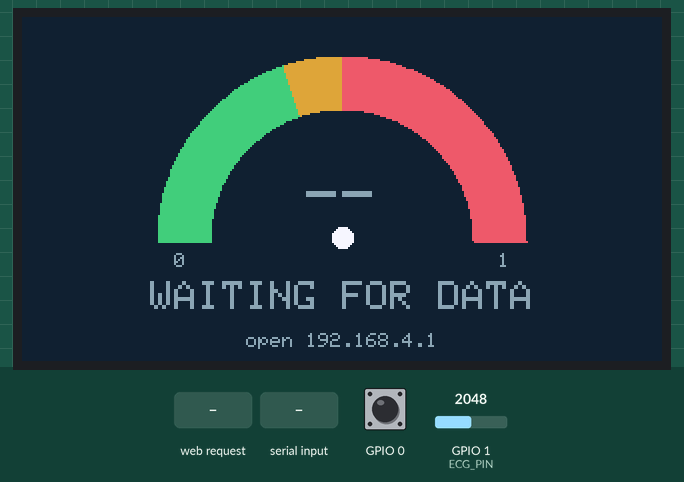
The program below on a simulated ESP32-S3. On the bench: 320×172 colour display. Inputs (shaded band) come from the test bench; at power-on: GPIO 0 HIGH, GPIO 1 (ECG_PIN) = 2048 (analog values on the 0–4095 scale). Storage starts empty; EEPROM starts erased; what the program prints to the serial monitor is not drawn.

Above: at 7.4 s.
7.5 s: HTTP request GET /api/demo received
At 8.9 s:
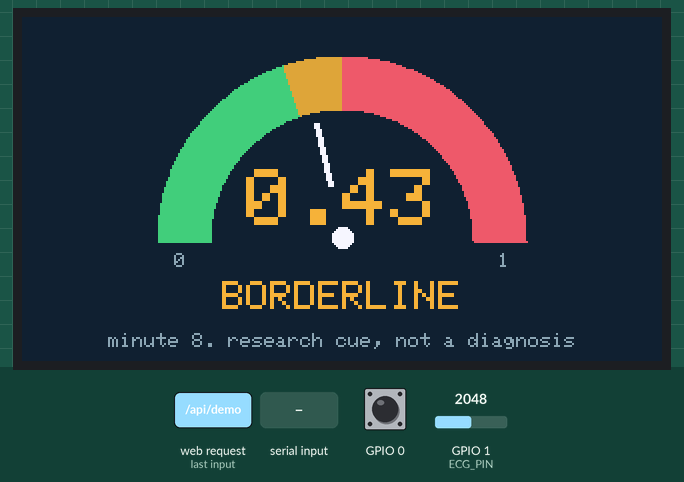
9.4 s: "r90\n" received over Serial
At 10.2 s:
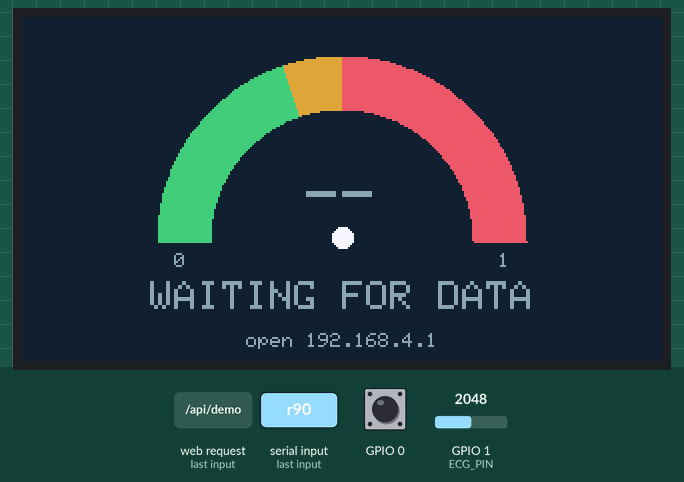
11.0 s: "d90\n" received over Serial
At 12.6 s:
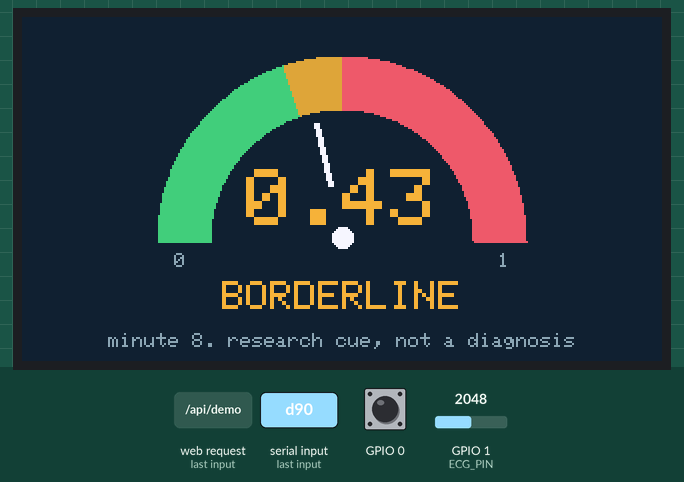
12.9 s: HTTP request GET /api/clear received
At 13.9 s:
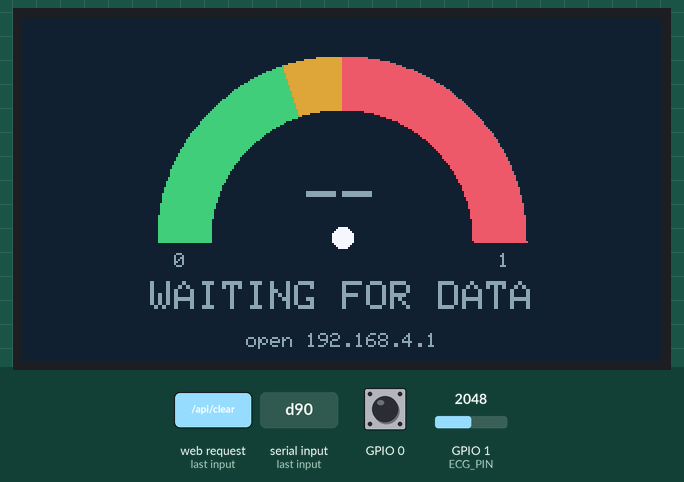
Timing chart, 0 to 15.9 s (numbered marks = the images above; inputs shaded):
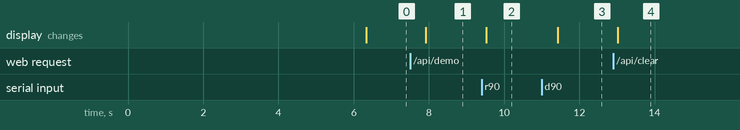

The program:

main.cpp
```cpp
// NightPulse on ESP32-S3: beat times -> on-chip apnea-like risk per minute.
// LCD shows only the risk graph. WiFi access point serves the full dashboard and accepts a beat-log upload.
// Serial (115200): d demo | r record from ADC ECG | s stop | c clear | b benchmark
#include <Arduino.h>
#include <LittleFS.h>
#include <WiFi.h>
#include <WebServer.h>
#include <SD_MMC.h>
#include "config.h"
#include "nightpulse_core.h"
#include "demo_rr.h"
#include "web_page.h"
#if USE_LCD
#include <Arduino_GFX_Library.h>
static Arduino_DataBus* bus = new Arduino_ESP32SPI(LCD_DC, LCD_CS, LCD_SCLK, LCD_MOSI, GFX_NOT_DEFINED);
static Arduino_GFX* panel = new Arduino_ST7789(bus, LCD_RST, 1, true, 172, 320, 34, 0, 34, 0);
static Arduino_GFX* gfx = panel;   // draw straight to the panel (no framebuffer)
#endif

#define MAXMIN 720
struct Hist { float score; uint8_t hr; uint8_t st; };
static Hist H[MAXMIN]; static int nh = 0;
static NightPulse np; static WebServer web(80);
enum Job { IDLE, DEMO, FILEJOB, REC } job = IDLE;
static const char* UP = "/up.csv"; static bool sdok = false; static File lg;
static File jf; static size_t demo_i = 0; static uint32_t vnow = 0, t0 = 0; static int pct = 0;
static uint32_t us_sum = 0, us_max = 0; static int nscored = 0; static bool dirty = true;

static void resetAll() { np.reset(); nh = 0; nscored = 0; us_sum = us_max = 0; pct = 0; dirty = true; }

static void pollScores(uint32_t now) {
  NPResult r;
  for (;;) {
    uint32_t a = micros(); if (!np.poll(now, r)) break; uint32_t us = micros() - a;
    nscored++; us_sum += us; if (us > us_max) us_max = us;
    int i = r.minute - 2; if (i >= 0 && i < MAXMIN) { H[i] = {r.score, (uint8_t)(r.status == NP_STATUS_OK ? r.hr : 0), (uint8_t)r.status}; if (i + 1 > nh) nh = i + 1; }
    dirty = true;
    if (r.status == NP_STATUS_OK) Serial.printf("minute %3d  risk %.2f  %s  hr %.0f  (%u us)\n", r.minute, r.score, r.score > 0.5f ? "APNEA-LIKE" : "normal", r.hr, us);
    else Serial.printf("minute %3d  UNKNOWN (%s)\n", r.minute, r.why);
  }
}

#if USE_LCD
#include <Preferences.h>
static Preferences prefs; static int rot = 1;
static uint16_t C(uint8_t r, uint8_t g, uint8_t b) { return gfx->color565(r, g, b); }
static void ctext(const char* t, int cx, int y, int size, uint16_t col) { gfx->setTextSize(size); gfx->setTextColor(col); gfx->setCursor(cx - (int)strlen(t) * 3 * size, y); gfx->print(t); }
static void arc(int cx, int cy, int r0, int r1, float v0, float v1, uint16_t col) {      // value 0..1 maps to 180..0 degrees (left to right)
  for (float v = v0; v < v1; v += 0.004f) {
    float a = M_PI * (1 - v), b = M_PI * (1 - min(v + 0.0045f, v1));
    int x0 = cx + r0 * cosf(a), y0 = cy - r0 * sinf(a), x1 = cx + r1 * cosf(a), y1 = cy - r1 * sinf(a), x2 = cx + r1 * cosf(b), y2 = cy - r1 * sinf(b), x3 = cx + r0 * cosf(b), y3 = cy - r0 * sinf(b);
    gfx->fillTriangle(x0, y0, x1, y1, x2, y2, col); gfx->fillTriangle(x0, y0, x2, y2, x3, y3, col);
  }
}
static void drawLcd(const char* msg = nullptr) {
  const int cx = 160, cy = 112, ro = 92, ri = 66;
  uint16_t bg = C(16, 35, 49), mute = C(140, 166, 183), white = C(240, 246, 250);
  gfx->fillScreen(bg);
  if (msg) { ctext(msg, 160, 70, 2, white); return; }
  arc(cx, cy, ri, ro, 0.0f, 0.4f, C(67, 205, 120)); arc(cx, cy, ri, ro, 0.4f, 0.5f, C(222, 164, 58)); arc(cx, cy, ri, ro, 0.5f, 1.0f, C(235, 90, 106));
  gfx->setTextSize(1); gfx->setTextColor(mute); gfx->setCursor(cx - ro + 8, cy + 6); gfx->print("0"); gfx->setCursor(cx + ro - 14, cy + 6); gfx->print("1");
  int i = nh - 1; char buf[40];
  if (i < 0) { ctext("--", cx, cy - 34, 3, mute); ctext("WAITING FOR DATA", cx, 132, 2, mute); ctext("open 192.168.4.1", cx, 158, 1, mute); }
  else if (H[i].st != NP_STATUS_OK) { ctext("--", cx, cy - 34, 3, mute); ctext("LOW QUALITY", cx, 132, 2, C(222, 164, 58)); snprintf(buf, sizeof buf, "minute %d. signal not usable", i + 2); ctext(buf, cx, 158, 1, mute); }
  else {
    float sc = H[i].score; uint16_t col = sc > 0.5f ? C(255, 93, 108) : sc >= 0.4f ? C(245, 177, 61) : C(74, 222, 128);
    snprintf(buf, sizeof buf, "%.2f", sc); ctext(buf, cx, cy - 36, 4, col);
    float a = M_PI * (1 - sc); for (int d = -1; d <= 1; d++) gfx->drawLine(cx + 28 * cosf(a) + d, cy - 28 * sinf(a), cx + (ri - 6) * cosf(a) + d, cy - (ri - 6) * sinf(a), white);
    ctext(sc > 0.5f ? "APNEA-LIKE PATTERN" : sc >= 0.4f ? "BORDERLINE" : "NORMAL PATTERN", cx, 132, 2, col);
    snprintf(buf, sizeof buf, "minute %d. research cue, not a diagnosis", i + 2); ctext(buf, cx, 158, 1, mute);
  }
  gfx->fillCircle(cx, cy - 2, 5, white);
}
static void flipCheck() {     // double tap BOOT (GPIO0) to flip the screen
  static bool last = true; static uint32_t t1 = 0; bool now = digitalRead(0); uint32_t ms = millis();
  if (last && !now) { if (ms - t1 < 700 && t1) { rot = rot == 1 ? 3 : 1; panel->setRotation(rot); prefs.putInt("rot", rot); dirty = true; t1 = 0; } else t1 = ms; }
  last = now;
}
#endif

static void startDemo() { resetAll(); demo_i = 0; vnow = 0; job = DEMO; }
static void startFile() { resetAll(); jf = LittleFS.open(UP); if (!jf) { job = IDLE; return; } job = FILEJOB; }
static void startRec() {
  resetAll(); t0 = millis(); job = REC; if (lg) lg.close();
  if (sdok) { lg = SD_MMC.open("/latest.csv", FILE_WRITE); Serial.println("logging beats to SD /latest.csv"); }
  else lg = LittleFS.open("/rec.csv", FILE_WRITE);
}

static void stepJob() {
  if (job == DEMO) {
    for (int k = 0; k < 40 && demo_i < sizeof(DEMO_RR) / 2; k++) { vnow += DEMO_RR[demo_i++]; np.addBeat(vnow); pollScores(vnow); }
    pct = demo_i * 100 / (sizeof(DEMO_RR) / 2); if (demo_i >= sizeof(DEMO_RR) / 2) { job = IDLE; pct = 100; dirty = true; }
  } else if (job == FILEJOB) {
    for (int k = 0; k < 40 && jf.available(); k++) {
      String l = jf.readStringUntil('\n'); l.trim(); int c = l.indexOf(','); if (c > 0) l = l.substring(0, c); if (!l.length() || !isDigit(l[0])) continue;
      uint32_t ms = l.indexOf('.') >= 0 ? (uint32_t)(l.toFloat() * 1000.0f + 0.5f) : (uint32_t)l.toInt(); np.addBeat(ms); pollScores(ms);
    }
    pct = jf.size() ? jf.position() * 100 / jf.size() : 100; if (!jf.available()) { jf.close(); job = IDLE; pct = 100; dirty = true; }
  } else if (job == REC) {
    static uint32_t next = 0, lastbeat = 0; static float prev = 0, pk = 0; uint32_t us = micros(); if ((int32_t)(us - next) < 0) return; next = us + 4000;   // 250 Hz
    float v = analogRead(ECG_PIN), d = v - prev, e; prev = v; e = d * d; pk = e > pk ? e : pk * 0.9995f; uint32_t now = millis() - t0;
    if (e > 0.35f * pk && e > 4.0f && now - lastbeat > 300) { lastbeat = now; np.addBeat(now); if (lg) { lg.println(now); lg.flush(); } pollScores(now); }
  }
}

static const char* jobName() { return job == DEMO ? "demo" : job == FILEJOB ? "scoring file" : job == REC ? "recording" : "idle"; }
static void handleState() {
  String s; s.reserve(nh * 14 + 80); s += "{\"status\":\""; s += jobName(); s += "\",\"pct\":"; s += pct; s += ",\"h\":[";
  for (int i = 0; i < nh; i++) { if (i) s += ','; s += '['; s += H[i].st == NP_STATUS_OK ? (int)(H[i].score * 100 + 0.5f) : -1; s += ','; s += H[i].hr; s += ']'; }
  s += "]}"; web.send(200, "application/json", s);
}
static void handleUploadData() {
  HTTPUpload& u = web.upload();
  if (u.status == UPLOAD_FILE_START) { job = IDLE; if (jf) jf.close(); jf = LittleFS.open(UP, FILE_WRITE); }
  else if (u.status == UPLOAD_FILE_WRITE) { if (jf) jf.write(u.buf, u.currentSize); }
  else if (u.status == UPLOAD_FILE_END || u.status == UPLOAD_FILE_ABORTED) { if (jf) jf.close(); }
}

void setup() {
  Serial.begin(115200); LittleFS.begin(true); analogReadResolution(12);
#if USE_LCD
  pinMode(LCD_BL, OUTPUT); digitalWrite(LCD_BL, HIGH); gfx->begin(); pinMode(0, INPUT_PULLUP); prefs.begin("np"); rot = prefs.getInt("rot", 1); panel->setRotation(rot);
#endif
  WiFi.mode(WIFI_AP); WiFi.softAP(AP_SSID, AP_PASS); IPAddress ip = WiFi.softAPIP();
  web.on("/", HTTP_GET, [] { web.send_P(200, "text/html", PAGE); });
  web.on("/api/state", HTTP_GET, handleState);
  web.on("/api/demo", HTTP_GET, [] { startDemo(); web.send(200, "application/json", "{}"); });
  web.on("/api/clear", HTTP_GET, [] { job = IDLE; resetAll(); web.send(200, "application/json", "{}"); });
  web.on("/api/upload", HTTP_POST, [] { web.send(200, "application/json", "{}"); startFile(); }, handleUploadData);
  SD_MMC.setPins(14, 15, 16); sdok = SD_MMC.begin("/sdcard", true); Serial.println(sdok ? "SD card ready" : "no SD card (logging to flash)");
  web.on("/api/log", HTTP_GET, [] { File f = sdok ? SD_MMC.open("/latest.csv") : LittleFS.open("/rec.csv"); if (!f) { web.send(404, "text/plain", "no log"); return; } web.streamFile(f, "text/csv"); f.close(); });
  web.begin();
  Serial.printf("NightPulse %s. WiFi '%s' / '%s', open http://%s\n", NP_VERSION, AP_SSID, AP_PASS, ip.toString().c_str());
#if USE_LCD
  char m[40]; snprintf(m, sizeof m, "WiFi %s", AP_SSID); drawLcd(m); gfx->setTextSize(1); gfx->setTextColor(C(140, 166, 183)); gfx->setCursor(30, 110); gfx->printf("password %s   http://%s", AP_PASS, ip.toString().c_str()); delay(6000); dirty = true;
#endif
}

void loop() {
  web.handleClient();
  if (Serial.available()) switch (Serial.read()) {
    case 'd': startDemo(); break; case 'r': startRec(); break; case 's': job = IDLE; if (lg) lg.close(); break; case 'c': job = IDLE; resetAll(); break;
    case 'b': Serial.printf("heap %u psram %u cpu %u MHz; scoring %d min, mean %u us, max %u us\n", ESP.getFreeHeap(), ESP.getFreePsram(), getCpuFrequencyMhz(), nscored, nscored ? us_sum / nscored : 0, us_max); break;
  }
  stepJob();
#if USE_LCD
  flipCheck(); static uint32_t lastdraw = 0; if (dirty && millis() - lastdraw > 300) { dirty = false; lastdraw = millis(); drawLcd(); }
#endif
}
```

model_data.h
```cpp
// generated from model.json (nightpulse-lr-v4); do not edit
#pragma once
#define NP_VERSION "nightpulse-lr-v4"
#define NP_NF 29
#define NP_OOD_MAX 6
static const float NP_MEAN[29] = {0.9034600384342547f, 0.08606582558506762f, 0.09037542128608216f, 0.5072652035021901f, 0.09686431497977173f, 0.7096697397595092f, 1.098654452094837f, 0.21431365153464313f, 66.96965806978643f, 0.34210462754654686f, 0.28101959276300464f, 0.26313400634181566f, -1.7856420294179638f, 0.8915530926910148f, 0.08441277302451058f, 0.08882592478066649f, 0.5005424917886975f, 0.8915654984952152f, 0.08437712141723577f, 0.0886561521574699f, 0.5001713179729165f, 0.886680875122015f, 0.08392791472741463f, 0.0883106046274764f, 0.4981611525977649f, 0.8867859067697369f, 0.08401003926934804f, 0.08822327654402623f, 0.4979010289467162f};
static const float NP_SCALE[29] = {0.13422533162401742f, 0.046809090896915095f, 0.05766509313606942f, 0.19501335914621085f, 0.055011083385677395f, 0.1600839526813786f, 0.18330948516438253f, 0.12063845929843266f, 11.748324115037825f, 0.18479056957856324f, 0.1333862630917944f, 0.19024404878875184f, 1.3539157741325691f, 0.17150306770942256f, 0.04744590023873138f, 0.05821343536934025f, 0.20270324907330067f, 0.17146332093497924f, 0.04729035087202267f, 0.05800343325529605f, 0.20268613680752148f, 0.18342818260143598f, 0.04768226381817125f, 0.05841092562947352f, 0.20536665147563868f, 0.18327154144983077f, 0.04773422236211308f, 0.058308672951399014f, 0.20544452702648847f};
static const float NP_COEF[29] = {0.6081339552572129f, -2.2937611603107895f, -0.2832198351013664f, 0.15362693583700357f, 1.9892904845551647f, -0.47126191838488085f, -0.18664079020895477f, 0.38753352867949703f, -0.7773332171292211f, 2.0284570918796017f, 0.35542294530271307f, 0.8228023731935382f, 0.15656565625123198f, -0.08315995425863547f, 0.1307512237611704f, -0.16247576663340654f, 0.08440062781533045f, -0.09318018850830319f, 0.03175056889921757f, -0.13449849778481898f, 0.07007085617310886f, -0.07289212833835995f, 0.2220303288472694f, -0.245658605178215f, 0.10465665136778964f, -0.08684497546020732f, 0.4283307788585954f, -0.43903431104614593f, 0.07930271929318324f};
static const float NP_CLIP_LO[29] = {0.4930404201680712f, 0.024956550385969768f, 0.017632234815277f, 0.0f, 0.02854837464776513f, 0.3000000000010914f, 0.7399999999986357f, 0.059999999997671694f, 49.0f, 0.022157918226181992f, 0.03580715268513713f, 0.031699525883519264f, -4.978033341630497f, 0.0f, 0.0f, 0.0f, 0.0f, 0.0f, 0.0f, 0.0f, 0.0f, 0.0f, 0.0f, 0.0f, 0.0f, 0.0f, 0.0f, 0.0f, 0.0f};
static const float NP_CLIP_HI[29] = {1.2024489795918365f, 0.25388724168112314f, 0.3939336625158143f, 0.9712874583795794f, 0.31974957487377925f, 1.0f, 1.6300000000010186f, 0.6846300000021776f, 118.0f, 0.7669560583490588f, 0.6381369069676149f, 0.911131172716182f, 1.0091433123013736f, 1.2024489795918365f, 0.25388724168112314f, 0.3939336625158143f, 0.9712874583795794f, 1.2022979591836553f, 0.2525521642254909f, 0.3932043922856574f, 0.9712874583795794f, 1.2024489795918365f, 0.2535165684811401f, 0.3939336625158143f, 0.9712874583795794f, 1.20196530612242f, 0.2533508988680313f, 0.3932043922856574f, 0.9712874583795794f};
static const float NP_OOD_LO[29] = {0.4311702919408306f, 0.021325611645208006f, 0.015232942540090602f, 0.0f, 0.024181793966558646f, 0.3000000000001819f, 0.6400000000000284f, 0.049999999999954525f, 47.685f, 0.013378743364057283f, 0.017379478646678666f, 0.026428261910121043f, -5.25144500275534f, 0.0f, 0.0f, 0.0f, 0.0f, 0.0f, 0.0f, 0.0f, 0.0f, 0.0f, 0.0f, 0.0f, 0.0f, 0.0f, 0.0f, 0.0f, 0.0f};
static const float NP_OOD_HI[29] = {1.2311156693262386f, 0.27734182000238083f, 0.4453878803193331f, 1.0f, 0.35185457850262025f, 1.0299999999991223f, 1.6900000000005093f, 0.7359999999997804f, 133.0f, 0.7943876627847565f, 0.6812405783769808f, 0.957325899867151f, 1.1859732698522905f, 1.2311156693262386f, 0.27734182000238083f, 0.4453878803193331f, 1.0f, 1.23089895833333f, 0.2766364192546818f, 0.4453878803193331f, 1.0f, 1.2311156693262386f, 0.2769682377268104f, 0.4453878803193331f, 1.0f, 1.23089895833333f, 0.2769682377268104f, 0.4453878803193331f, 1.0f};
static const float NP_INTERCEPT = -0.24003172441403467f;
```

config.h
```cpp
#pragma once
#define AP_SSID   "NightPulse"
#define AP_PASS   "nightpulse"        // 8+ characters. Join this WiFi, then open http://192.168.4.1
#define ECG_PIN   1                   // ADC pin for an AD8232 style ECG output (untested hardware path)
// Waveshare ESP32-S3-LCD-1.47 (ST7789 172x320), pins from the Waveshare wiki
#define LCD_MOSI 45
#define LCD_SCLK 40
#define LCD_CS   42
#define LCD_DC   41
#define LCD_RST  39
#define LCD_BL   48
```

Source omitted: demo_rr.h (data table, 3759 bytes), nightpulse_core.h (6553 bytes), web_page.h (5165 bytes)

Measured:
- after the input at 7.5 s, the display: changes after 0.42 s (image 1)
- after the input at 9.4 s, the display: changes after 0.12 s (image 2)
- after the input at 11.0 s, the display: changes after 0.42 s (image 3)
- after the input at 12.9 s, the display: changes after 0.12 s (image 4)
